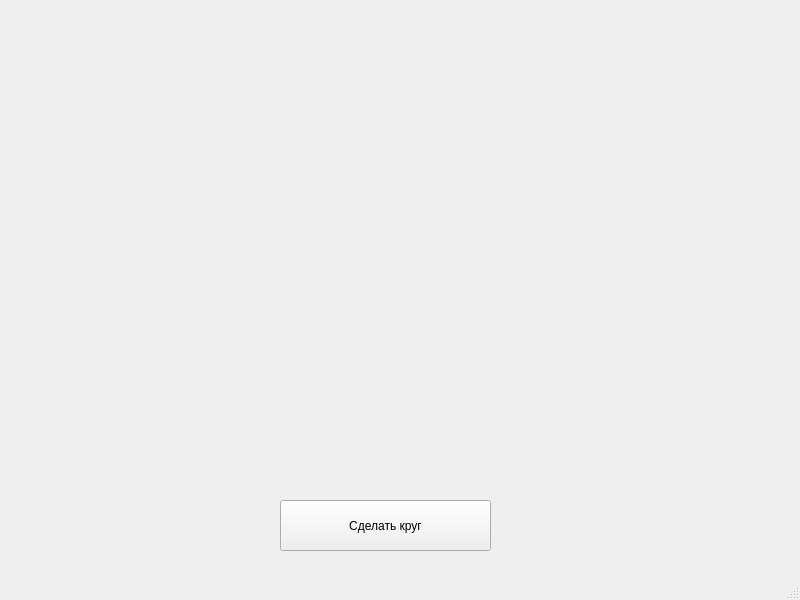
<?xml version="1.0" encoding="UTF-8"?>
<ui version="4.0">
 <class>UI</class>
 <widget class="QMainWindow" name="UI">
  <property name="geometry">
   <rect>
    <x>0</x>
    <y>0</y>
    <width>800</width>
    <height>600</height>
   </rect>
  </property>
  <property name="windowTitle">
   <string>MainWindow</string>
  </property>
  <widget class="QWidget" name="centralwidget">
   <widget class="QPushButton" name="make_circle">
    <property name="geometry">
     <rect>
      <x>280</x>
      <y>500</y>
      <width>211</width>
      <height>51</height>
     </rect>
    </property>
    <property name="text">
     <string>Сделать круг</string>
    </property>
   </widget>
  </widget>
  <widget class="QMenuBar" name="menubar">
   <property name="geometry">
    <rect>
     <x>0</x>
     <y>0</y>
     <width>800</width>
     <height>21</height>
    </rect>
   </property>
  </widget>
  <widget class="QStatusBar" name="statusbar"/>
 </widget>
 <resources/>
 <connections/>
</ui>
